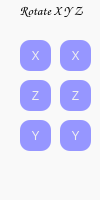
        <widget class="QGroupBox" name="groupBox">
         <property name="geometry">
          <rect>
           <x>20</x>
           <y>320</y>
           <width>100</width>
           <height>200</height>
          </rect>
         </property>
         <property name="sizePolicy">
          <sizepolicy hsizetype="Minimum" vsizetype="Minimum">
           <horstretch>0</horstretch>
           <verstretch>0</verstretch>
          </sizepolicy>
         </property>
         <property name="minimumSize">
          <size>
           <width>100</width>
           <height>200</height>
          </size>
         </property>
         <property name="maximumSize">
          <size>
           <width>100</width>
           <height>200</height>
          </size>
         </property>
         <property name="palette">
          <palette>
           <active>
            <colorrole role="Button">
             <brush brushstyle="SolidPattern">
              <color alpha="255">
               <red>249</red>
               <green>249</green>
               <blue>249</blue>
              </color>
             </brush>
            </colorrole>
            <colorrole role="Base">
             <brush brushstyle="SolidPattern">
              <color alpha="255">
               <red>249</red>
               <green>249</green>
               <blue>249</blue>
              </color>
             </brush>
            </colorrole>
            <colorrole role="Window">
             <brush brushstyle="SolidPattern">
              <color alpha="255">
               <red>249</red>
               <green>249</green>
               <blue>249</blue>
              </color>
             </brush>
            </colorrole>
           </active>
           <inactive>
            <colorrole role="Button">
             <brush brushstyle="SolidPattern">
              <color alpha="255">
               <red>249</red>
               <green>249</green>
               <blue>249</blue>
              </color>
             </brush>
            </colorrole>
            <colorrole role="Base">
             <brush brushstyle="SolidPattern">
              <color alpha="255">
               <red>249</red>
               <green>249</green>
               <blue>249</blue>
              </color>
             </brush>
            </colorrole>
            <colorrole role="Window">
             <brush brushstyle="SolidPattern">
              <color alpha="255">
               <red>249</red>
               <green>249</green>
               <blue>249</blue>
              </color>
             </brush>
            </colorrole>
           </inactive>
           <disabled>
            <colorrole role="Button">
             <brush brushstyle="SolidPattern">
              <color alpha="255">
               <red>249</red>
               <green>249</green>
               <blue>249</blue>
              </color>
             </brush>
            </colorrole>
            <colorrole role="Base">
             <brush brushstyle="SolidPattern">
              <color alpha="255">
               <red>249</red>
               <green>249</green>
               <blue>249</blue>
              </color>
             </brush>
            </colorrole>
            <colorrole role="Window">
             <brush brushstyle="SolidPattern">
              <color alpha="255">
               <red>249</red>
               <green>249</green>
               <blue>249</blue>
              </color>
             </brush>
            </colorrole>
           </disabled>
          </palette>
         </property>
         <property name="font">
          <font>
           <family>Comic Sans MS</family>
           <pointsize>10</pointsize>
           <weight>75</weight>
           <bold>true</bold>
          </font>
         </property>
         <property name="styleSheet">
          <string notr="true">background-color: rgb(249, 249, 249);
border-radius: 5px;</string>
         </property>
         <property name="title">
          <string>Rotate X Y Z</string>
         </property>
         <property name="alignment">
          <set>Qt::AlignCenter</set>
         </property>
         <property name="flat">
          <bool>false</bool>
         </property>
         <property name="checkable">
          <bool>false</bool>
         </property>
         <widget class="QPushButton" name="rcpxadd">
          <property name="geometry">
           <rect>
            <x>20</x>
            <y>40</y>
            <width>31</width>
            <height>31</height>
           </rect>
          </property>
          <property name="sizePolicy">
           <sizepolicy hsizetype="Minimum" vsizetype="Minimum">
            <horstretch>0</horstretch>
            <verstretch>0</verstretch>
           </sizepolicy>
          </property>
          <property name="styleSheet">
           <string notr="true">QPushButton {
	background-color: rgb(150, 150, 255);
	color: rgb(240, 240, 240);
    border-radius: 10px;
}

QPushButton:pressed {
	background-color: qradialgradient(spread:pad, cx:0.5, cy:0.5, radius:0.5, fx:0.5, fy:0.5, stop:0 rgba(172, 172, 172, 255), stop:1 rgba(0, 0, 0, 203));
     padding-top: 10px;
     padding-left: 5px;
}</string>
          </property>
          <property name="text">
           <string>X</string>
          </property>
          <property name="icon">
           <iconset resource="AppMain.qrc">
            <normaloff>:/AppMain/madd.png</normaloff>:/AppMain/madd.png</iconset>
          </property>
          <property name="iconSize">
           <size>
            <width>14</width>
            <height>14</height>
           </size>
          </property>
         </widget>
         <widget class="QPushButton" name="rcpxsub">
          <property name="geometry">
           <rect>
            <x>60</x>
            <y>40</y>
            <width>31</width>
            <height>31</height>
           </rect>
          </property>
          <property name="styleSheet">
           <string notr="true">QPushButton {
	background-color: rgb(150, 150, 255);
	color: rgb(240, 240, 240);
    border-radius: 10px;
}

QPushButton:pressed {
	background-color: qradialgradient(spread:pad, cx:0.5, cy:0.5, radius:0.5, fx:0.5, fy:0.5, stop:0 rgba(172, 172, 172, 255), stop:1 rgba(0, 0, 0, 203));
     padding-top: 10px;
     padding-left: 5px;
}</string>
          </property>
          <property name="text">
           <string>X</string>
          </property>
          <property name="icon">
           <iconset resource="AppMain.qrc">
            <normaloff>:/AppMain/mdelete.png</normaloff>:/AppMain/mdelete.png</iconset>
          </property>
         </widget>
         <widget class="QPushButton" name="rcpzadd">
          <property name="geometry">
           <rect>
            <x>20</x>
            <y>80</y>
            <width>31</width>
            <height>31</height>
           </rect>
          </property>
          <property name="sizePolicy">
           <sizepolicy hsizetype="Minimum" vsizetype="Minimum">
            <horstretch>0</horstretch>
            <verstretch>0</verstretch>
           </sizepolicy>
          </property>
          <property name="styleSheet">
           <string notr="true">QPushButton {
	background-color: rgb(150, 150, 255);
	color: rgb(240, 240, 240);
    border-radius: 10px;
}

QPushButton:pressed {
	background-color: qradialgradient(spread:pad, cx:0.5, cy:0.5, radius:0.5, fx:0.5, fy:0.5, stop:0 rgba(172, 172, 172, 255), stop:1 rgba(0, 0, 0, 203));
     padding-top: 10px;
     padding-left: 5px;
}</string>
          </property>
          <property name="text">
           <string>Z</string>
          </property>
          <property name="icon">
           <iconset resource="AppMain.qrc">
            <normaloff>:/AppMain/madd.png</normaloff>:/AppMain/madd.png</iconset>
          </property>
         </widget>
         <widget class="QPushButton" name="rcpzsub">
          <property name="geometry">
           <rect>
            <x>60</x>
            <y>80</y>
            <width>31</width>
            <height>31</height>
           </rect>
          </property>
          <property name="styleSheet">
           <string notr="true">QPushButton {
	background-color: rgb(150, 150, 255);
	color: rgb(240, 240, 240);
    border-radius: 10px;
}

QPushButton:pressed {
	background-color: qradialgradient(spread:pad, cx:0.5, cy:0.5, radius:0.5, fx:0.5, fy:0.5, stop:0 rgba(172, 172, 172, 255), stop:1 rgba(0, 0, 0, 203));
     padding-top: 10px;
     padding-left: 5px;
}</string>
          </property>
          <property name="text">
           <string>Z</string>
          </property>
          <property name="icon">
           <iconset resource="AppMain.qrc">
            <normaloff>:/AppMain/mdelete.png</normaloff>:/AppMain/mdelete.png</iconset>
          </property>
         </widget>
         <widget class="QPushButton" name="rcpysub">
          <property name="geometry">
           <rect>
            <x>60</x>
            <y>120</y>
            <width>31</width>
            <height>31</height>
           </rect>
          </property>
          <property name="styleSheet">
           <string notr="true">QPushButton {
	background-color: rgb(150, 150, 255);
	color: rgb(240, 240, 240);
    border-radius: 10px;
}

QPushButton:pressed {
	background-color: qradialgradient(spread:pad, cx:0.5, cy:0.5, radius:0.5, fx:0.5, fy:0.5, stop:0 rgba(172, 172, 172, 255), stop:1 rgba(0, 0, 0, 203));
     padding-top: 10px;
     padding-left: 5px;
}</string>
          </property>
          <property name="text">
           <string>Y</string>
          </property>
          <property name="icon">
           <iconset resource="AppMain.qrc">
            <normaloff>:/AppMain/mdelete.png</normaloff>:/AppMain/mdelete.png</iconset>
          </property>
         </widget>
         <widget class="QPushButton" name="rcpyadd">
          <property name="geometry">
           <rect>
            <x>20</x>
            <y>120</y>
            <width>31</width>
            <height>31</height>
           </rect>
          </property>
          <property name="sizePolicy">
           <sizepolicy hsizetype="Minimum" vsizetype="Minimum">
            <horstretch>0</horstretch>
            <verstretch>0</verstretch>
           </sizepolicy>
          </property>
          <property name="styleSheet">
           <string notr="true">QPushButton {
	background-color: rgb(150, 150, 255);
	color: rgb(240, 240, 240);
    border-radius: 10px;
}

QPushButton:pressed {
	background-color: qradialgradient(spread:pad, cx:0.5, cy:0.5, radius:0.5, fx:0.5, fy:0.5, stop:0 rgba(172, 172, 172, 255), stop:1 rgba(0, 0, 0, 203));
     padding-top: 10px;
     padding-left: 5px;
}</string>
          </property>
          <property name="text">
           <string>Y</string>
          </property>
          <property name="icon">
           <iconset resource="AppMain.qrc">
            <normaloff>:/AppMain/madd.png</normaloff>:/AppMain/madd.png</iconset>
          </property>
         </widget>
        </widget>
